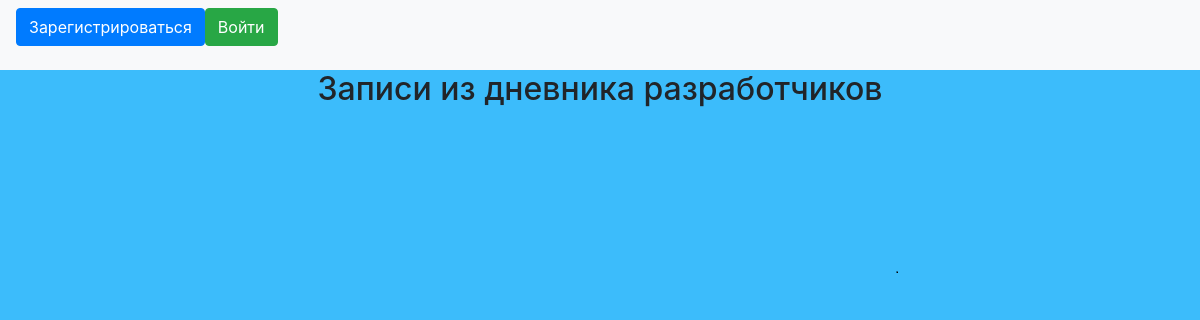
The page /DevelopersDiary on the database as committed earlier.
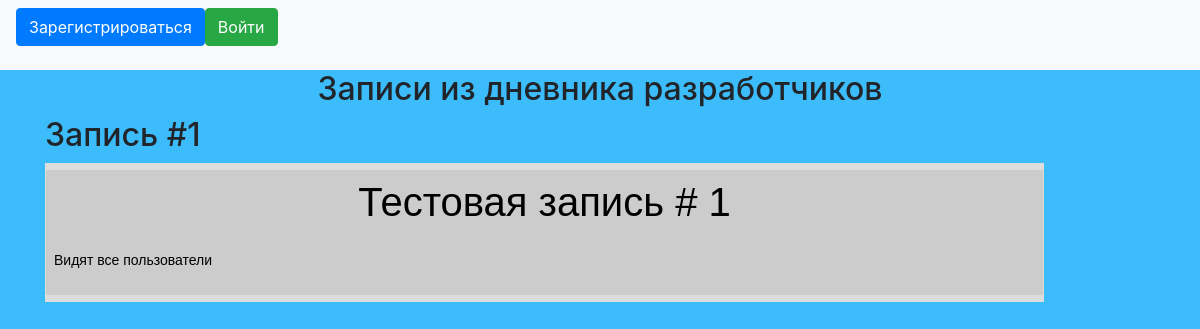
The same page on the database as committed later.
### data/developers_diary.py (models this page shows)
class DevelopersDiary(SqlAlchemyBase, SerializerMixin):
    __tablename__ = 'developers_diary'
    id = sqlalchemy.Column(sqlalchemy.Integer, primary_key=True, autoincrement=True)
    header = sqlalchemy.Column(sqlalchemy.String, nullable=True)
    body = sqlalchemy.Column(sqlalchemy.String, nullable=True)
    created_date = sqlalchemy.Column(sqlalchemy.DateTime)
    availability_status = sqlalchemy.Column(sqlalchemy.Integer, nullable=True, default=0)
    author_id = sqlalchemy.Column(sqlalchemy.Integer, sqlalchemy.ForeignKey("user.id"))
    author = orm.relation('User')

### run.py (the view)
@app.route("/DevelopersDiary")
def list_developers_diary():
    status = 0
    if current_user.is_authenticated:
        status = current_user.status + 1
    session = db_session.create_session()
    ds_diary = session.query(DevelopersDiary).all()
    return render_template("/DevelopersDiary.html", ds_diary=ds_diary, status=status, user=current_user,
                           style=url_for('static', filename='css/style.css'),
                           bgimg=url_for('static', filename='img/background_img_1.png'))

### data/db_session.py (called while the page is built)
def create_session() -> Session:
    global __factory
    return __factory()

### templates/DevelopersDiary.html (shortened to what this page needs)
{% extends "base.html" %}
{% block content %}
<div align="center">
    <div>
        <h2>Записи из дневника разработчиков</h2>
    </div>
    {% for publication in ds_diary %}
    <div class="text">
        {% if status >= publication.availability_status%}
        <h2>Запись #{{publication.id}}</h2>
        {% endif %}
        {% if status >= publication.availability_status%}
        <div class="text">
            <table>
                <tr>
                    <td>
                        <h1>{{publication.header}}</h1>
                    </td>
                </tr>
                <tr>
                    <td>
                        <p>{{publication.body}}</p>
                    </td>
                </tr>
            </table>
        </div>
        {% endif %}
        {% endfor %}
    </div>
    {% endblock %}

### templates/base.html (shortened to what this page needs)
<!doctype html>
<html lang="en">
<head>
    <link rel="stylesheet"
          href="https://stackpath.bootstrapcdn.com/bootstrap/4.4.1/css/bootstrap.min.css"
>
    <link rel="stylesheet" href={{style}}>
</head>
<body background="{{bgimg}}">
<header class="navbar navbar-light bg-light">
    <div align="right">
        {% if current_user.is_authenticated %}
        <a class="navbar-brand" href="/logout">{{ current_user.name }}</a>
        {% else %}
        <p>
            <a class="btn btn-primary " href="/register">Зарегистрироваться</a>
            <a class="btn btn-success" href="/login">Войти</a>
        </p>
        {% endif %}
    </div>
</header>
<main role="main" class="container">
    {% block content %}{% endblock %}
</main>
</body>
</html>

### static/css/style.css (style rules this page uses)
table { font-family: "Lucida Sans Unicode", "Lucida Grande", Sans-Serif; font-size: 14px; max-width: 90%; width: 90%; text-align: center; border-collapse: collapse; border-top: 7px solid #ddd; border-bottom: 7px solid #ddd; }
td { background: #ccc; border-right: 1px solid #ddd; border-left: 1px solid #ddd; color: #000; padding: 8px; }
p, a { float: left; }
.text { text-align: left; }

Rows that differ between the two databases and show on the page:
added DevelopersDiary: id "1", header "Тестовая запись # 1", body "Видят все пользователи"
